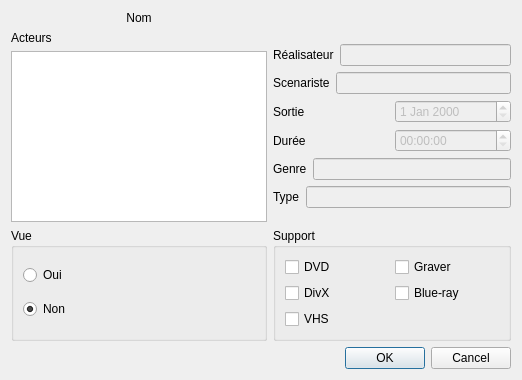
<?xml version="1.0" encoding="UTF-8"?>
<ui version="4.0">
 <class>FenetreFilm</class>
 <widget class="QDialog" name="FenetreFilm">
  <property name="geometry">
   <rect>
    <x>0</x>
    <y>0</y>
    <width>522</width>
    <height>380</height>
   </rect>
  </property>
  <property name="windowTitle">
   <string>Dialog</string>
  </property>
  <layout class="QGridLayout" name="gridLayout">
   <item row="5" column="0">
    <widget class="QGroupBox" name="groupBox_2">
     <property name="title">
      <string>Vue</string>
     </property>
     <layout class="QVBoxLayout" name="verticalLayout_2">
      <item>
       <widget class="QRadioButton" name="w_vue_oui">
        <property name="text">
         <string>Oui</string>
        </property>
       </widget>
      </item>
      <item>
       <widget class="QRadioButton" name="w_vue_non">
        <property name="text">
         <string>Non</string>
        </property>
        <property name="checked">
         <bool>true</bool>
        </property>
       </widget>
      </item>
     </layout>
    </widget>
   </item>
   <item row="5" column="3">
    <widget class="QGroupBox" name="groupBox">
     <property name="title">
      <string>Support</string>
     </property>
     <layout class="QGridLayout" name="gridLayout_2">
      <item row="2" column="0">
       <widget class="QCheckBox" name="w_dvd">
        <property name="text">
         <string>DVD</string>
        </property>
       </widget>
      </item>
      <item row="3" column="1">
       <widget class="QCheckBox" name="w_br">
        <property name="text">
         <string>Blue-ray</string>
        </property>
       </widget>
      </item>
      <item row="2" column="1">
       <widget class="QCheckBox" name="w_graver">
        <property name="text">
         <string>Graver</string>
        </property>
       </widget>
      </item>
      <item row="3" column="0">
       <widget class="QCheckBox" name="w_divx">
        <property name="text">
         <string>DivX</string>
        </property>
       </widget>
      </item>
      <item row="4" column="0">
       <widget class="QCheckBox" name="w_vhs">
        <property name="text">
         <string>VHS</string>
        </property>
       </widget>
      </item>
     </layout>
    </widget>
   </item>
   <item row="6" column="3">
    <widget class="QDialogButtonBox" name="buttonBox">
     <property name="orientation">
      <enum>Qt::Horizontal</enum>
     </property>
     <property name="standardButtons">
      <set>QDialogButtonBox::Cancel|QDialogButtonBox::Ok</set>
     </property>
    </widget>
   </item>
   <item row="2" column="0" rowspan="3">
    <layout class="QVBoxLayout" name="verticalLayout">
     <item>
      <widget class="QLabel" name="l_acteur">
       <property name="text">
        <string>Acteurs</string>
       </property>
      </widget>
     </item>
     <item>
      <widget class="QListWidget" name="w_acteur">
       <property name="editTriggers">
        <set>QAbstractItemView::NoEditTriggers</set>
       </property>
      </widget>
     </item>
    </layout>
   </item>
   <item row="0" column="0">
    <widget class="QLabel" name="w_nom">
     <property name="maximumSize">
      <size>
       <width>16777215</width>
       <height>23</height>
      </size>
     </property>
     <property name="text">
      <string>Nom</string>
     </property>
     <property name="alignment">
      <set>Qt::AlignCenter</set>
     </property>
    </widget>
   </item>
   <item row="3" column="3">
    <layout class="QGridLayout" name="gridLayout_3">
     <item row="8" column="0">
      <layout class="QHBoxLayout" name="horizontalLayout_4">
       <item>
        <widget class="QLabel" name="l_type">
         <property name="text">
          <string>Type</string>
         </property>
        </widget>
       </item>
       <item>
        <widget class="QLineEdit" name="w_type">
         <property name="enabled">
          <bool>false</bool>
         </property>
        </widget>
       </item>
      </layout>
     </item>
     <item row="4" column="0">
      <layout class="QHBoxLayout" name="horizontalLayout_2">
       <item>
        <widget class="QLabel" name="l_sortie">
         <property name="text">
          <string>Sortie</string>
         </property>
        </widget>
       </item>
       <item>
        <widget class="QDateEdit" name="w_sortie">
         <property name="enabled">
          <bool>false</bool>
         </property>
        </widget>
       </item>
      </layout>
     </item>
     <item row="5" column="0">
      <layout class="QHBoxLayout" name="horizontalLayout">
       <item>
        <widget class="QLabel" name="l_duree">
         <property name="text">
          <string>Durée</string>
         </property>
        </widget>
       </item>
       <item>
        <widget class="QTimeEdit" name="w_duree">
         <property name="enabled">
          <bool>false</bool>
         </property>
        </widget>
       </item>
      </layout>
     </item>
     <item row="2" column="0">
      <layout class="QHBoxLayout" name="horizontalLayout_5">
       <item>
        <widget class="QLabel" name="l_real">
         <property name="text">
          <string>Réalisateur</string>
         </property>
        </widget>
       </item>
       <item>
        <widget class="QLineEdit" name="w_real">
         <property name="enabled">
          <bool>false</bool>
         </property>
        </widget>
       </item>
      </layout>
     </item>
     <item row="7" column="0">
      <layout class="QHBoxLayout" name="horizontalLayout_3">
       <item>
        <widget class="QLabel" name="l_genre">
         <property name="text">
          <string>Genre</string>
         </property>
        </widget>
       </item>
       <item>
        <widget class="QLineEdit" name="w_genre">
         <property name="enabled">
          <bool>false</bool>
         </property>
        </widget>
       </item>
      </layout>
     </item>
     <item row="3" column="0">
      <layout class="QHBoxLayout" name="horizontalLayout_6">
       <item>
        <widget class="QLabel" name="l_scenar">
         <property name="text">
          <string>Scenariste</string>
         </property>
        </widget>
       </item>
       <item>
        <widget class="QLineEdit" name="w_scenar">
         <property name="enabled">
          <bool>false</bool>
         </property>
        </widget>
       </item>
      </layout>
     </item>
    </layout>
   </item>
  </layout>
 </widget>
 <tabstops>
  <tabstop>w_vue_oui</tabstop>
  <tabstop>w_vue_non</tabstop>
  <tabstop>w_dvd</tabstop>
  <tabstop>w_graver</tabstop>
  <tabstop>w_divx</tabstop>
  <tabstop>w_br</tabstop>
  <tabstop>w_vhs</tabstop>
  <tabstop>buttonBox</tabstop>
  <tabstop>w_type</tabstop>
  <tabstop>w_sortie</tabstop>
  <tabstop>w_genre</tabstop>
  <tabstop>w_duree</tabstop>
  <tabstop>w_scenar</tabstop>
  <tabstop>w_real</tabstop>
  <tabstop>w_acteur</tabstop>
 </tabstops>
 <resources/>
 <connections>
  <connection>
   <sender>buttonBox</sender>
   <signal>accepted()</signal>
   <receiver>FenetreFilm</receiver>
   <slot>accept()</slot>
   <hints>
    <hint type="sourcelabel">
     <x>248</x>
     <y>254</y>
    </hint>
    <hint type="destinationlabel">
     <x>157</x>
     <y>274</y>
    </hint>
   </hints>
  </connection>
  <connection>
   <sender>buttonBox</sender>
   <signal>rejected()</signal>
   <receiver>FenetreFilm</receiver>
   <slot>reject()</slot>
   <hints>
    <hint type="sourcelabel">
     <x>316</x>
     <y>260</y>
    </hint>
    <hint type="destinationlabel">
     <x>286</x>
     <y>274</y>
    </hint>
   </hints>
  </connection>
 </connections>
</ui>
